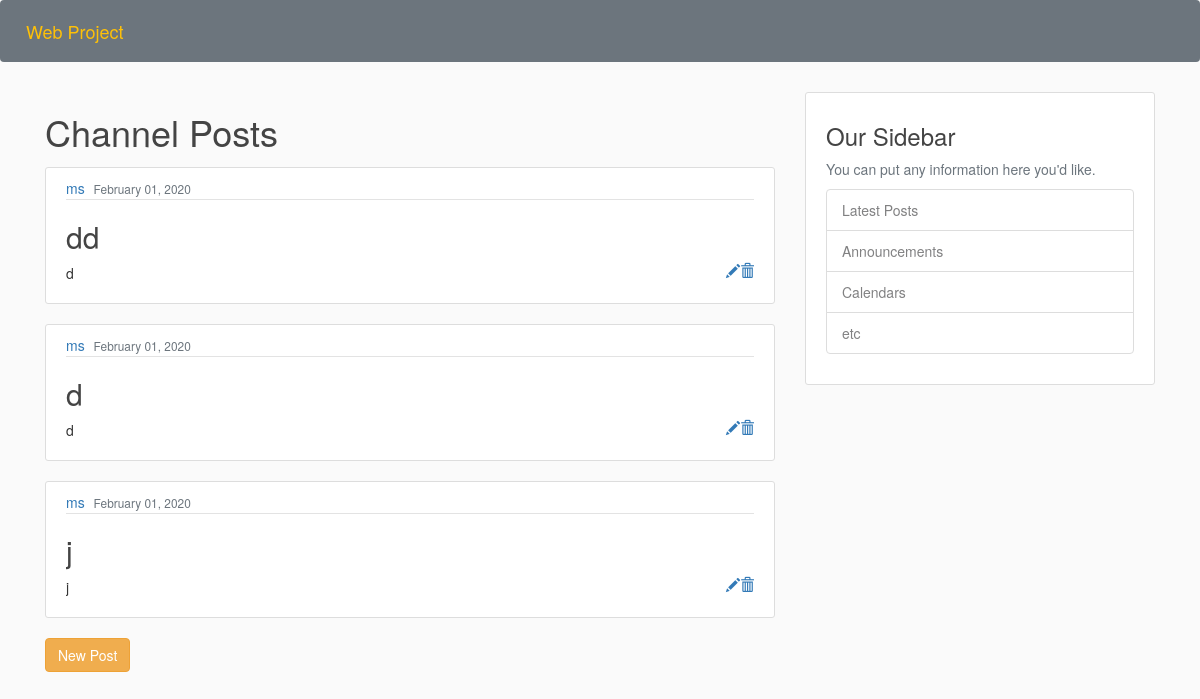
Page /channels/9/viewPosts on the committed database.
### blog/models.py (models this page shows)
class post(models.Model):
    title = models.CharField(max_length=200)
    content = models.TextField()
    date_posted = models.DateTimeField(default=timezone.now)
    author = models.ForeignKey(User, on_delete=models.CASCADE)
    chanel = models.ForeignKey(Chanel, on_delete=models.CASCADE, null=True, blank= True)
    post_pic = models.ImageField(upload_to='post_picd', null=True, blank=True)

### blog/views.py (the view)
# urls.py: path('channels/<int:pk>/viewPosts', views.viewPosts, name='viewPosts'),
def viewPosts(request, pk):
    user = Chanel.objects.only('id').get(id=pk)
    posts = post.objects.filter ( chanel=user)
    print("rrrrrrrrrrrrr", posts)
    cX = {
        'posts':posts,
         'ch_pk':pk,
    }
    return render(request, 'blog/channel_posts.html', cX)

### blog/templates/blog/channel_posts.html (shortened to what this page needs)
{% extends "blog/base.html" %}
{% block content %}
    <h1>Channel Posts</h1>
{% if posts %}
    {% for post in posts %}
        <article class="media content-section">
          <div class="media-body">
            <div class="article-metadata">
              <a class="mr-2" href="#">{{ post.author }}</a>
              <small class="text-muted">{{ post.date_posted|date:"F d, Y" }}</small>
            </div>
            <h2><a class="article-title" href="{% url 'view_post' p_pk=post.pk %}">{{ post.title }}</a></h2>
                <a class="glyphicon glyphicon-trash" style="float:right" aria-hidden="true" href="{% url 'delete_post' id=post.pk pk=ch_pk %}"></a>
                <a class="glyphicon glyphicon-pencil" style="float:right" aria-hidden="true" href="{% url 'edit_post' post.pk %}?next={{ request.path }}"></a>
            <p class="article-content">{{ post.content }}</p>
          </div>
        </article>
    {% endfor %}
{% endif %}
<a  type="button" class="btn btn-warning" href="{% url 'newPost' ch_pk %}">New Post</a>
{% endblock content %}

### blog/static/blog/main.css (style rules this page uses)
body { background: #fafafa; color: #333333; }
h1, h2, h3, h4, h5, h6 { color: #444444; }
.content-section { background: #ffffff; padding: 10px 20px; border: 1px solid #dddddd; border-radius: 3px; margin-bottom: 20px; }
.article-title { color: #444444; }
.article-content { white-space: pre-line; }
.article-metadata { padding-bottom: 1px; margin-bottom: 4px; border-bottom: 1px solid #e3e3e3 }

### rows in the picture
post: author "ms", date_posted "February 01, 2020", title "dd", content "d"
post: author "ms", date_posted "February 01, 2020", title "d", content "d"
post: author "ms", date_posted "February 01, 2020", title "j", content "j"
